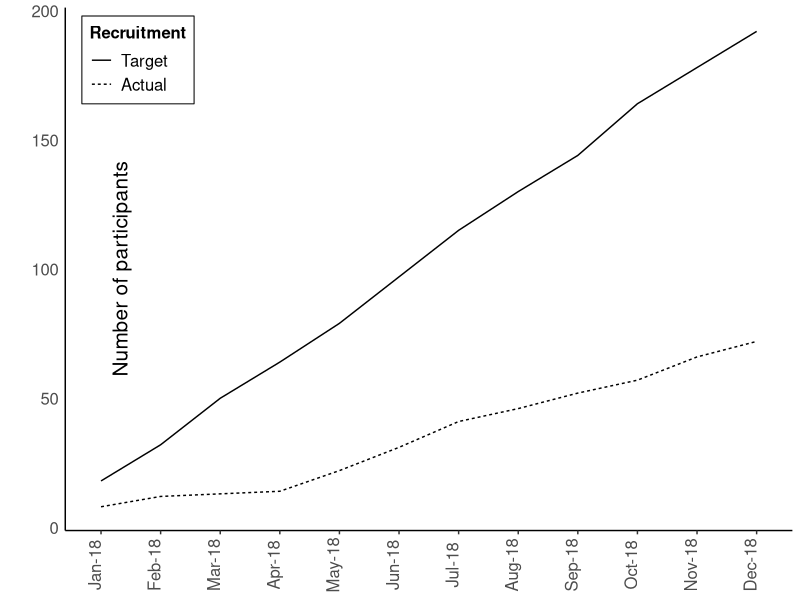
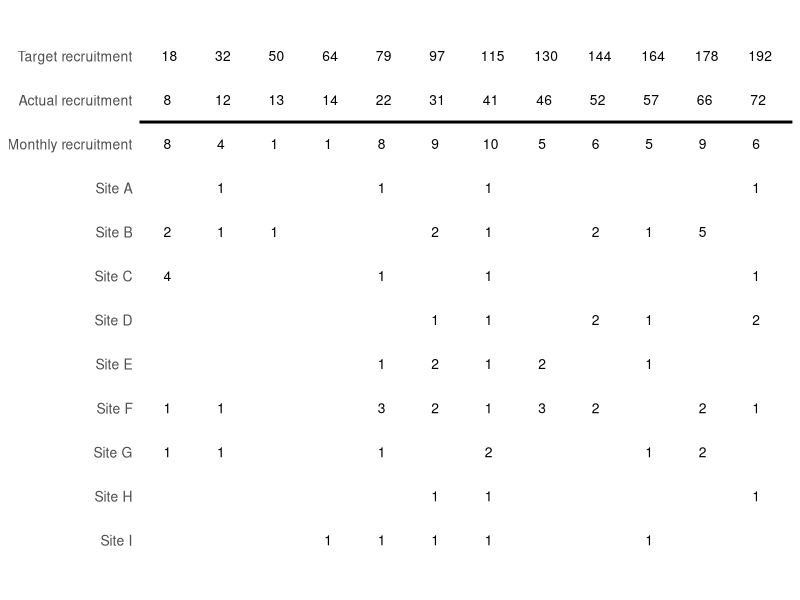
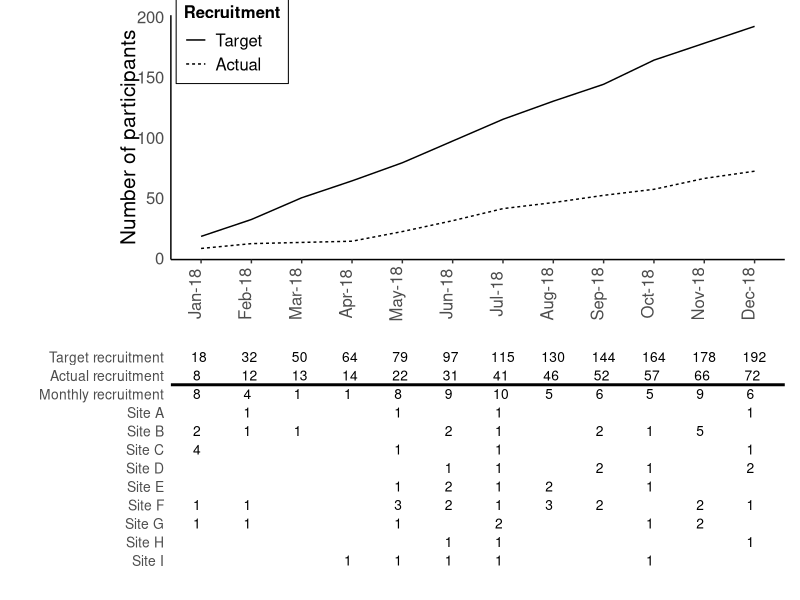
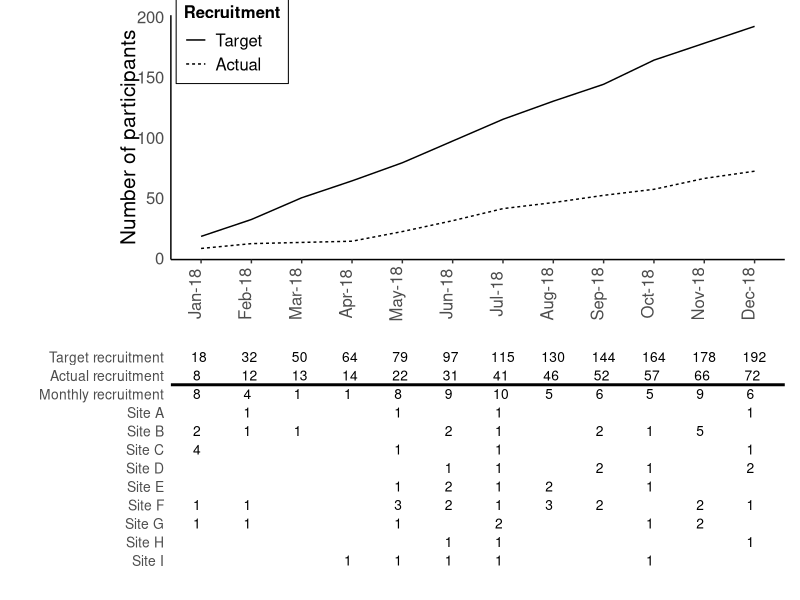

Write the R code that produced these figures, in order.
library(ggplot2)
library(reshape2)
library(grid)
library(dplyr)
library(patchwork)

# Load recruitment total CSV
rc_total <- read.csv("recruitmenttotal.csv", header=T)

# Load recruitment site CSV
rc_site <- read.csv("recruitmentsite.csv", header=T)

# create ordered vector of dates
ordered_dates <- c("Jan-18",
                   "Feb-18",
                   "Mar-18",
                   "Apr-18",
                  "May-18",
                   "Jun-18",
                   "Jul-18",
                   "Aug-18",
                   "Sep-18",
                   "Oct-18",
                  "Nov-18",
                   "Dec-18")

rc_total$date <- ordered(rc_total$date, levels = ordered_dates)
rc_site$date <- ordered(rc_site$date, levels = ordered_dates)

p1 <- rc_total %>% 
  group_by(type) %>% 
  mutate(cumn = cumsum(n)) %>% 
  ggplot(aes(x = date, y = cumn, group = factor(type), linetype=factor(type))) + 
  geom_line() +
  theme_classic() +
  ylab("Number of participants") + 
  labs(linetype = "Recruitment") +
  scale_y_continuous(labels = c(0,50, 100,150,200), breaks = c(0,50, 100,150,200)) +
  scale_linetype_discrete(breaks = c("Expected","Observed"), labels = c("Target","Actual")) + 
  theme(legend.position = c(0.1, 0.9),
        axis.text.x = element_text(angle = 90, size=12, vjust=-0.01),
        axis.text.y = element_text(size=12),
        axis.ticks.y = element_blank(),
        axis.title.x = element_blank(),
        axis.title.y = element_text(size=15, vjust=-20),
        legend.text = element_text(size=12),
        legend.title = element_text(size=12, face="bold"),
        legend.background = element_blank(),
        legend.box.background = element_rect(colour = "black"))
p1

# Set the order of the sites, starting from Obs
site_levels = c("Target recruitment",
                "Actual recruitment",
                "Monthly recruitment",
               "Site A",
               "Site B",
               "Site C",
               "Site D",
               "Site E",
               "Site F",
               "Site G",
               "Site H",
               "Site I")

levels(rc_site$type)


# Graph for table
data_table <- ggplot(rc_site, aes(x = date, y = factor(type), label = format(as.character(n), nsmall = 2, na.encode = F))) +
  geom_text(size = 3.5) + theme_bw() +
  theme(legend.position = "none") +
  theme(plot.margin = unit(c(-0.5,1, 0, 0.5), "lines")) + xlab(NULL) + ylab(NULL) + theme_classic() + 
  theme(legend.position = "none", axis.ticks = element_blank(), axis.text.x = element_blank()) +
  scale_y_discrete(limits = rev(site_levels), expand=c(0.1,0)) + 
  geom_hline(yintercept=10.5, size=1) +
  theme(axis.line = element_blank(),
        axis.text.y = element_text(size=10))


data_table


recruitmentplot <- (p1 / data_table)

recruitmentplot

ggsave("YOUR_PLOT_NAME.jpeg", 
       recruitmentplot, 
       device="jpeg",
       path="ENTER_FILE_OUTPUT_PATH",
       dpi=300,
       width=250,
       height = 300,
       units="mm")
